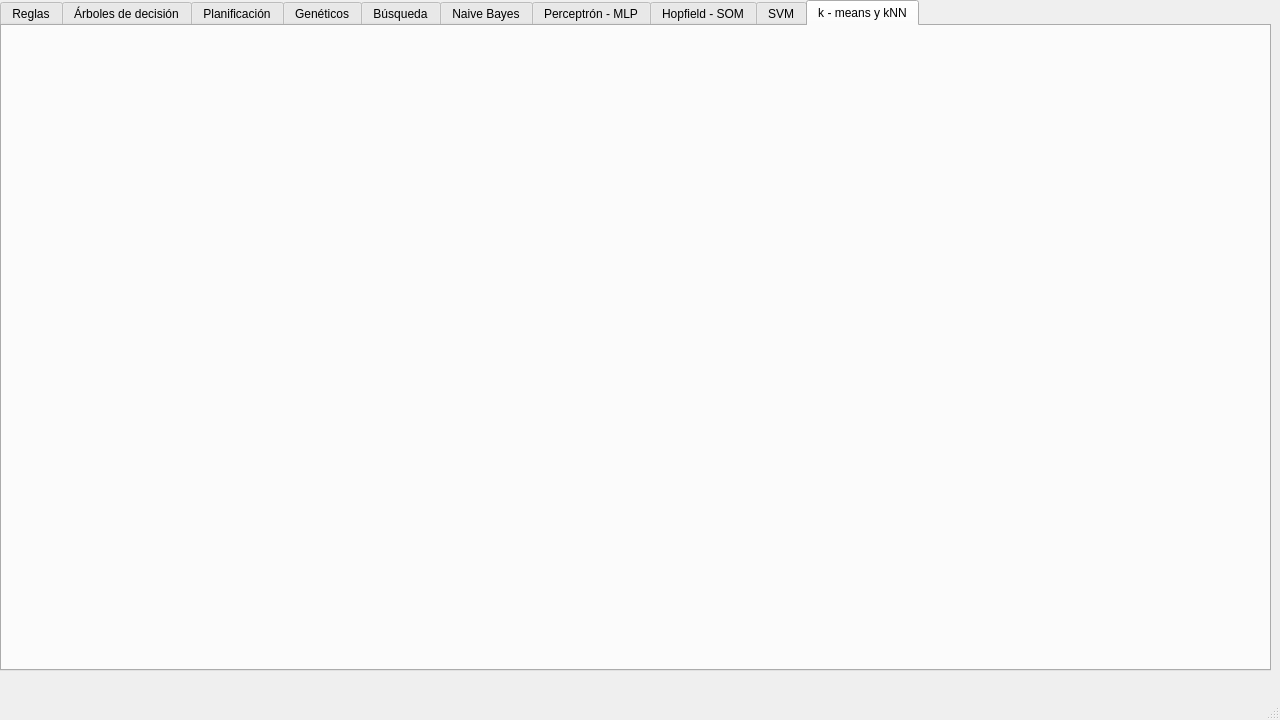
<?xml version="1.0" encoding="UTF-8"?>
<ui version="4.0">
 <class>MainWindow</class>
 <widget class="QMainWindow" name="MainWindow">
  <property name="geometry">
   <rect>
    <x>0</x>
    <y>0</y>
    <width>1280</width>
    <height>720</height>
   </rect>
  </property>
  <property name="sizePolicy">
   <sizepolicy hsizetype="Fixed" vsizetype="Fixed">
    <horstretch>0</horstretch>
    <verstretch>0</verstretch>
   </sizepolicy>
  </property>
  <property name="windowTitle">
   <string>dot-EKE</string>
  </property>
  <widget class="QWidget" name="centralwidget">
   <widget class="QTabWidget" name="tabWidget">
    <property name="geometry">
     <rect>
      <x>0</x>
      <y>0</y>
      <width>1271</width>
      <height>671</height>
     </rect>
    </property>
    <property name="currentIndex">
     <number>9</number>
    </property>
    <widget class="QWidget" name="tabReglas">
     <attribute name="title">
      <string>Reglas</string>
     </attribute>
    </widget>
    <widget class="QWidget" name="tabArboles">
     <attribute name="title">
      <string>Árboles de decisión</string>
     </attribute>
    </widget>
    <widget class="QWidget" name="tabPlanificacion">
     <attribute name="title">
      <string>Planificación</string>
     </attribute>
    </widget>
    <widget class="QWidget" name="tabGeneticos">
     <attribute name="title">
      <string>Genéticos</string>
     </attribute>
    </widget>
    <widget class="QWidget" name="tabBusqueda">
     <attribute name="title">
      <string>Búsqueda</string>
     </attribute>
    </widget>
    <widget class="QWidget" name="tabBayes">
     <attribute name="title">
      <string>Naive Bayes</string>
     </attribute>
    </widget>
    <widget class="QWidget" name="tabPerceptron">
     <attribute name="title">
      <string>Perceptrón - MLP</string>
     </attribute>
    </widget>
    <widget class="QWidget" name="tabHopfield">
     <attribute name="title">
      <string>Hopfield - SOM</string>
     </attribute>
    </widget>
    <widget class="QWidget" name="tabSVM">
     <attribute name="title">
      <string>SVM</string>
     </attribute>
    </widget>
    <widget class="QWidget" name="tabK">
     <attribute name="title">
      <string>k - means y kNN</string>
     </attribute>
    </widget>
   </widget>
  </widget>
  <widget class="QMenuBar" name="menubar">
   <property name="geometry">
    <rect>
     <x>0</x>
     <y>0</y>
     <width>1280</width>
     <height>21</height>
    </rect>
   </property>
  </widget>
  <widget class="QStatusBar" name="statusbar"/>
 </widget>
 <resources/>
 <connections/>
</ui>
